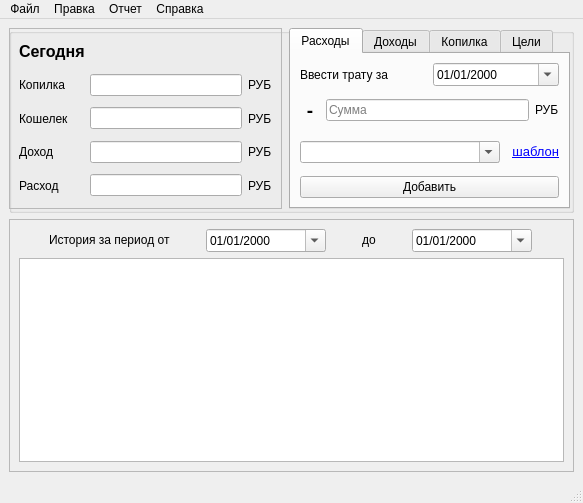
<?xml version="1.0" encoding="UTF-8"?>
<ui version="4.0">
 <class>ManagementWindow</class>
 <widget class="QMainWindow" name="ManagementWindow">
  <property name="windowModality">
   <enum>Qt::WindowModal</enum>
  </property>
  <property name="geometry">
   <rect>
    <x>0</x>
    <y>0</y>
    <width>583</width>
    <height>503</height>
   </rect>
  </property>
  <property name="sizePolicy">
   <sizepolicy hsizetype="Preferred" vsizetype="Fixed">
    <horstretch>0</horstretch>
    <verstretch>0</verstretch>
   </sizepolicy>
  </property>
  <property name="windowTitle">
   <string>Управление финансами - Money Management</string>
  </property>
  <property name="windowIcon">
   <iconset resource="resources.qrc">
    <normaloff>:/money_management.ico</normaloff>:/money_management.ico</iconset>
  </property>
  <widget class="QWidget" name="centralwidget">
   <layout class="QVBoxLayout" name="verticalLayout_7">
    <item>
     <widget class="QGroupBox" name="gbMain">
      <property name="sizePolicy">
       <sizepolicy hsizetype="Preferred" vsizetype="Fixed">
        <horstretch>0</horstretch>
        <verstretch>0</verstretch>
       </sizepolicy>
      </property>
      <property name="minimumSize">
       <size>
        <width>565</width>
        <height>185</height>
       </size>
      </property>
      <property name="title">
       <string/>
      </property>
      <widget class="QFrame" name="frDayCard">
       <property name="geometry">
        <rect>
         <x>0</x>
         <y>0</y>
         <width>273</width>
         <height>181</height>
        </rect>
       </property>
       <property name="sizePolicy">
        <sizepolicy hsizetype="Fixed" vsizetype="Fixed">
         <horstretch>0</horstretch>
         <verstretch>0</verstretch>
        </sizepolicy>
       </property>
       <property name="frameShape">
        <enum>QFrame::StyledPanel</enum>
       </property>
       <property name="frameShadow">
        <enum>QFrame::Raised</enum>
       </property>
       <layout class="QVBoxLayout" name="verticalLayout">
        <item>
         <layout class="QHBoxLayout" name="horizontalLayout_17">
          <property name="spacing">
           <number>6</number>
          </property>
          <item>
           <widget class="QLabel" name="lbDayCard">
            <property name="font">
             <font>
              <pointsize>12</pointsize>
              <weight>75</weight>
              <bold>true</bold>
             </font>
            </property>
            <property name="text">
             <string>Сегодня</string>
            </property>
           </widget>
          </item>
         </layout>
        </item>
        <item>
         <layout class="QHBoxLayout" name="horizontalLayout">
          <item>
           <widget class="QLabel" name="lbPiggyBank">
            <property name="sizePolicy">
             <sizepolicy hsizetype="Fixed" vsizetype="Preferred">
              <horstretch>0</horstretch>
              <verstretch>0</verstretch>
             </sizepolicy>
            </property>
            <property name="minimumSize">
             <size>
              <width>65</width>
              <height>0</height>
             </size>
            </property>
            <property name="text">
             <string>Копилка</string>
            </property>
           </widget>
          </item>
          <item>
           <widget class="QLineEdit" name="lePiggyBank">
            <property name="focusPolicy">
             <enum>Qt::NoFocus</enum>
            </property>
            <property name="alignment">
             <set>Qt::AlignRight|Qt::AlignTrailing|Qt::AlignVCenter</set>
            </property>
            <property name="readOnly">
             <bool>true</bool>
            </property>
           </widget>
          </item>
          <item>
           <widget class="QLabel" name="lbPiggyBankCurrency">
            <property name="text">
             <string>РУБ</string>
            </property>
           </widget>
          </item>
         </layout>
        </item>
        <item>
         <layout class="QHBoxLayout" name="horizontalLayout_2">
          <item>
           <widget class="QLabel" name="lbWallet">
            <property name="sizePolicy">
             <sizepolicy hsizetype="Fixed" vsizetype="Preferred">
              <horstretch>0</horstretch>
              <verstretch>0</verstretch>
             </sizepolicy>
            </property>
            <property name="minimumSize">
             <size>
              <width>65</width>
              <height>0</height>
             </size>
            </property>
            <property name="text">
             <string>Кошелек</string>
            </property>
           </widget>
          </item>
          <item>
           <widget class="QLineEdit" name="leWallet">
            <property name="focusPolicy">
             <enum>Qt::NoFocus</enum>
            </property>
            <property name="alignment">
             <set>Qt::AlignRight|Qt::AlignTrailing|Qt::AlignVCenter</set>
            </property>
            <property name="readOnly">
             <bool>true</bool>
            </property>
           </widget>
          </item>
          <item>
           <widget class="QLabel" name="lbWalletCurrency">
            <property name="text">
             <string>РУБ</string>
            </property>
           </widget>
          </item>
         </layout>
        </item>
        <item>
         <layout class="QHBoxLayout" name="horizontalLayout_3">
          <item>
           <widget class="QLabel" name="lbIncome">
            <property name="sizePolicy">
             <sizepolicy hsizetype="Fixed" vsizetype="Preferred">
              <horstretch>0</horstretch>
              <verstretch>0</verstretch>
             </sizepolicy>
            </property>
            <property name="minimumSize">
             <size>
              <width>65</width>
              <height>0</height>
             </size>
            </property>
            <property name="text">
             <string>Доход</string>
            </property>
           </widget>
          </item>
          <item>
           <widget class="QLineEdit" name="leIncome">
            <property name="focusPolicy">
             <enum>Qt::NoFocus</enum>
            </property>
            <property name="alignment">
             <set>Qt::AlignRight|Qt::AlignTrailing|Qt::AlignVCenter</set>
            </property>
            <property name="readOnly">
             <bool>true</bool>
            </property>
           </widget>
          </item>
          <item>
           <widget class="QLabel" name="lbIncomeCurrency">
            <property name="text">
             <string>РУБ</string>
            </property>
           </widget>
          </item>
         </layout>
        </item>
        <item>
         <layout class="QHBoxLayout" name="horizontalLayout_4">
          <item>
           <widget class="QLabel" name="lbConsumption">
            <property name="sizePolicy">
             <sizepolicy hsizetype="Fixed" vsizetype="Preferred">
              <horstretch>0</horstretch>
              <verstretch>0</verstretch>
             </sizepolicy>
            </property>
            <property name="minimumSize">
             <size>
              <width>65</width>
              <height>0</height>
             </size>
            </property>
            <property name="text">
             <string>Расход</string>
            </property>
           </widget>
          </item>
          <item>
           <widget class="QLineEdit" name="leConsumption">
            <property name="focusPolicy">
             <enum>Qt::NoFocus</enum>
            </property>
            <property name="alignment">
             <set>Qt::AlignRight|Qt::AlignTrailing|Qt::AlignVCenter</set>
            </property>
            <property name="readOnly">
             <bool>true</bool>
            </property>
           </widget>
          </item>
          <item>
           <widget class="QLabel" name="lbConsumptionCurrency">
            <property name="text">
             <string>РУБ</string>
            </property>
           </widget>
          </item>
         </layout>
        </item>
       </layout>
      </widget>
      <widget class="QTabWidget" name="tabPanel">
       <property name="geometry">
        <rect>
         <x>280</x>
         <y>0</y>
         <width>281</width>
         <height>181</height>
        </rect>
       </property>
       <property name="sizePolicy">
        <sizepolicy hsizetype="Fixed" vsizetype="Fixed">
         <horstretch>0</horstretch>
         <verstretch>0</verstretch>
        </sizepolicy>
       </property>
       <property name="currentIndex">
        <number>0</number>
       </property>
       <widget class="QWidget" name="tbConsumption">
        <property name="sizePolicy">
         <sizepolicy hsizetype="Fixed" vsizetype="Fixed">
          <horstretch>0</horstretch>
          <verstretch>0</verstretch>
         </sizepolicy>
        </property>
        <attribute name="title">
         <string>Расходы</string>
        </attribute>
        <layout class="QVBoxLayout" name="verticalLayout_3">
         <item>
          <layout class="QHBoxLayout" name="horizontalLayout_5">
           <item>
            <widget class="QLabel" name="lbConsumptionDate">
             <property name="text">
              <string>Ввести трату за</string>
             </property>
            </widget>
           </item>
           <item>
            <widget class="QDateEdit" name="deConsumptionDate">
             <property name="focusPolicy">
              <enum>Qt::WheelFocus</enum>
             </property>
             <property name="displayFormat">
              <string>dd/MM/yyyy</string>
             </property>
             <property name="calendarPopup">
              <bool>true</bool>
             </property>
            </widget>
           </item>
          </layout>
         </item>
         <item>
          <layout class="QHBoxLayout" name="horizontalLayout_6">
           <item>
            <widget class="QLabel" name="lbConsumptionValueSign">
             <property name="minimumSize">
              <size>
               <width>20</width>
               <height>0</height>
              </size>
             </property>
             <property name="font">
              <font>
               <pointsize>14</pointsize>
               <weight>75</weight>
               <bold>true</bold>
              </font>
             </property>
             <property name="text">
              <string>-</string>
             </property>
             <property name="alignment">
              <set>Qt::AlignCenter</set>
             </property>
            </widget>
           </item>
           <item>
            <widget class="QLineEdit" name="leConsumptionValue">
             <property name="placeholderText">
              <string>Сумма</string>
             </property>
            </widget>
           </item>
           <item>
            <widget class="QLabel" name="lbConsumptionValueCurrency">
             <property name="text">
              <string>РУБ</string>
             </property>
            </widget>
           </item>
          </layout>
         </item>
         <item>
          <layout class="QHBoxLayout" name="horizontalLayout_7">
           <item>
            <widget class="QComboBox" name="cbConsumptionCategory">
             <property name="sizePolicy">
              <sizepolicy hsizetype="Fixed" vsizetype="Fixed">
               <horstretch>0</horstretch>
               <verstretch>0</verstretch>
              </sizepolicy>
             </property>
             <property name="minimumSize">
              <size>
               <width>200</width>
               <height>0</height>
              </size>
             </property>
             <property name="editable">
              <bool>true</bool>
             </property>
            </widget>
           </item>
           <item>
            <widget class="QLabel" name="lbConsumptionCategoryTemplate">
             <property name="font">
              <font>
               <pointsize>10</pointsize>
              </font>
             </property>
             <property name="focusPolicy">
              <enum>Qt::TabFocus</enum>
             </property>
             <property name="text">
              <string>&lt;a href=&quot;#&quot;&gt;шаблон&lt;/a&gt;</string>
             </property>
             <property name="alignment">
              <set>Qt::AlignRight|Qt::AlignTrailing|Qt::AlignVCenter</set>
             </property>
            </widget>
           </item>
          </layout>
         </item>
         <item>
          <widget class="QPushButton" name="btnAddConsumption">
           <property name="text">
            <string>Добавить</string>
           </property>
          </widget>
         </item>
        </layout>
       </widget>
       <widget class="QWidget" name="tbIncome">
        <property name="sizePolicy">
         <sizepolicy hsizetype="Fixed" vsizetype="Fixed">
          <horstretch>0</horstretch>
          <verstretch>0</verstretch>
         </sizepolicy>
        </property>
        <attribute name="title">
         <string>Доходы</string>
        </attribute>
        <layout class="QVBoxLayout" name="verticalLayout_4">
         <item>
          <layout class="QHBoxLayout" name="horizontalLayout_8">
           <item>
            <widget class="QLabel" name="lbIncomeDate">
             <property name="text">
              <string>Ввести доход за</string>
             </property>
            </widget>
           </item>
           <item>
            <widget class="QDateEdit" name="deIncomeDate">
             <property name="displayFormat">
              <string>dd/MM/yyyy</string>
             </property>
             <property name="calendarPopup">
              <bool>true</bool>
             </property>
            </widget>
           </item>
          </layout>
         </item>
         <item>
          <layout class="QHBoxLayout" name="horizontalLayout_9">
           <item>
            <widget class="QLabel" name="lbIncomeValueSign">
             <property name="minimumSize">
              <size>
               <width>20</width>
               <height>0</height>
              </size>
             </property>
             <property name="font">
              <font>
               <pointsize>14</pointsize>
               <weight>75</weight>
               <bold>true</bold>
              </font>
             </property>
             <property name="text">
              <string>+</string>
             </property>
             <property name="alignment">
              <set>Qt::AlignCenter</set>
             </property>
            </widget>
           </item>
           <item>
            <widget class="QLineEdit" name="leIncomeValue">
             <property name="placeholderText">
              <string>Сумма</string>
             </property>
            </widget>
           </item>
           <item>
            <widget class="QLabel" name="lbIncomeValueCurrency">
             <property name="text">
              <string>РУБ</string>
             </property>
            </widget>
           </item>
          </layout>
         </item>
         <item>
          <layout class="QHBoxLayout" name="horizontalLayout_10">
           <item>
            <widget class="QComboBox" name="cbIncomeCategory">
             <property name="sizePolicy">
              <sizepolicy hsizetype="Fixed" vsizetype="Fixed">
               <horstretch>0</horstretch>
               <verstretch>0</verstretch>
              </sizepolicy>
             </property>
             <property name="minimumSize">
              <size>
               <width>200</width>
               <height>0</height>
              </size>
             </property>
             <property name="editable">
              <bool>true</bool>
             </property>
            </widget>
           </item>
           <item>
            <widget class="QLabel" name="lbIncomeCategoryTemplate">
             <property name="font">
              <font>
               <pointsize>10</pointsize>
              </font>
             </property>
             <property name="focusPolicy">
              <enum>Qt::TabFocus</enum>
             </property>
             <property name="text">
              <string>&lt;a href=&quot;#&quot;&gt;шаблон&lt;/a&gt;</string>
             </property>
             <property name="alignment">
              <set>Qt::AlignRight|Qt::AlignTrailing|Qt::AlignVCenter</set>
             </property>
            </widget>
           </item>
          </layout>
         </item>
         <item>
          <widget class="QPushButton" name="btnAddIncome">
           <property name="text">
            <string>Добавить</string>
           </property>
          </widget>
         </item>
        </layout>
       </widget>
       <widget class="QWidget" name="tbPiggyBank">
        <property name="sizePolicy">
         <sizepolicy hsizetype="Fixed" vsizetype="Fixed">
          <horstretch>0</horstretch>
          <verstretch>0</verstretch>
         </sizepolicy>
        </property>
        <attribute name="title">
         <string>Копилка</string>
        </attribute>
        <layout class="QVBoxLayout" name="verticalLayout_5">
         <item>
          <layout class="QHBoxLayout" name="horizontalLayout_11">
           <item>
            <widget class="QLabel" name="lbPiggyBankDate">
             <property name="text">
              <string>Положить за</string>
             </property>
            </widget>
           </item>
           <item>
            <widget class="QDateEdit" name="dePiggyBankDate">
             <property name="displayFormat">
              <string>dd/MM/yyyy</string>
             </property>
             <property name="calendarPopup">
              <bool>true</bool>
             </property>
            </widget>
           </item>
          </layout>
         </item>
         <item>
          <layout class="QHBoxLayout" name="horizontalLayout_12">
           <item>
            <widget class="QLabel" name="lbPiggyBankValueSign">
             <property name="minimumSize">
              <size>
               <width>20</width>
               <height>0</height>
              </size>
             </property>
             <property name="font">
              <font>
               <pointsize>14</pointsize>
               <weight>75</weight>
               <bold>true</bold>
              </font>
             </property>
             <property name="text">
              <string>+</string>
             </property>
             <property name="alignment">
              <set>Qt::AlignCenter</set>
             </property>
            </widget>
           </item>
           <item>
            <widget class="QLineEdit" name="lePiggyBankValue">
             <property name="placeholderText">
              <string>Сумма</string>
             </property>
            </widget>
           </item>
           <item>
            <widget class="QLabel" name="lbPiggyBankValueCurrency">
             <property name="text">
              <string>РУБ</string>
             </property>
            </widget>
           </item>
          </layout>
         </item>
         <item>
          <widget class="QLabel" name="lbPiggyBankValueFrom">
           <property name="text">
            <string>из Кошелька</string>
           </property>
          </widget>
         </item>
         <item>
          <widget class="QPushButton" name="btnAddPiggybank">
           <property name="text">
            <string>Добавить</string>
           </property>
          </widget>
         </item>
        </layout>
       </widget>
       <widget class="QWidget" name="tbGoals">
        <property name="sizePolicy">
         <sizepolicy hsizetype="Fixed" vsizetype="Fixed">
          <horstretch>0</horstretch>
          <verstretch>0</verstretch>
         </sizepolicy>
        </property>
        <attribute name="title">
         <string>Цели</string>
        </attribute>
        <layout class="QVBoxLayout" name="verticalLayout_6">
         <item>
          <layout class="QHBoxLayout" name="horizontalLayout_13">
           <item>
            <widget class="QLabel" name="lbToGoalDate">
             <property name="text">
              <string>Перевести за</string>
             </property>
            </widget>
           </item>
           <item>
            <widget class="QDateEdit" name="deToGoalDate">
             <property name="displayFormat">
              <string>dd/MM/yyyy</string>
             </property>
             <property name="calendarPopup">
              <bool>true</bool>
             </property>
            </widget>
           </item>
          </layout>
         </item>
         <item>
          <layout class="QHBoxLayout" name="horizontalLayout_14">
           <item>
            <widget class="QLabel" name="lbToGoalValueSign">
             <property name="minimumSize">
              <size>
               <width>20</width>
               <height>0</height>
              </size>
             </property>
             <property name="font">
              <font>
               <pointsize>14</pointsize>
               <weight>75</weight>
               <bold>true</bold>
              </font>
             </property>
             <property name="text">
              <string>+</string>
             </property>
             <property name="alignment">
              <set>Qt::AlignCenter</set>
             </property>
            </widget>
           </item>
           <item>
            <widget class="QLineEdit" name="leToGoalValue">
             <property name="placeholderText">
              <string>Сумма</string>
             </property>
            </widget>
           </item>
           <item>
            <widget class="QLabel" name="lbToGoalValueCurrency">
             <property name="text">
              <string>РУБ</string>
             </property>
            </widget>
           </item>
          </layout>
         </item>
         <item>
          <layout class="QHBoxLayout" name="horizontalLayout_15">
           <property name="topMargin">
            <number>0</number>
           </property>
           <property name="bottomMargin">
            <number>0</number>
           </property>
           <item>
            <widget class="QLabel" name="lbToGoalGoal">
             <property name="sizePolicy">
              <sizepolicy hsizetype="Fixed" vsizetype="Preferred">
               <horstretch>0</horstretch>
               <verstretch>0</verstretch>
              </sizepolicy>
             </property>
             <property name="minimumSize">
              <size>
               <width>20</width>
               <height>0</height>
              </size>
             </property>
             <property name="text">
              <string>на</string>
             </property>
            </widget>
           </item>
           <item>
            <widget class="QComboBox" name="cbToGoalGoalValue">
             <property name="sizePolicy">
              <sizepolicy hsizetype="Fixed" vsizetype="Fixed">
               <horstretch>0</horstretch>
               <verstretch>0</verstretch>
              </sizepolicy>
             </property>
             <property name="minimumSize">
              <size>
               <width>140</width>
               <height>0</height>
              </size>
             </property>
            </widget>
           </item>
           <item>
            <widget class="QLabel" name="lbFromToGoal">
             <property name="text">
              <string>из Копилки</string>
             </property>
             <property name="alignment">
              <set>Qt::AlignRight|Qt::AlignTrailing|Qt::AlignVCenter</set>
             </property>
            </widget>
           </item>
          </layout>
         </item>
         <item>
          <widget class="QPushButton" name="btnSendToGoal">
           <property name="text">
            <string>Перевести</string>
           </property>
          </widget>
         </item>
        </layout>
       </widget>
      </widget>
     </widget>
    </item>
    <item>
     <widget class="QFrame" name="frHistory">
      <property name="minimumSize">
       <size>
        <width>0</width>
        <height>100</height>
       </size>
      </property>
      <property name="frameShape">
       <enum>QFrame::StyledPanel</enum>
      </property>
      <property name="frameShadow">
       <enum>QFrame::Raised</enum>
      </property>
      <layout class="QVBoxLayout" name="verticalLayout_2">
       <item>
        <layout class="QHBoxLayout" name="horizontalLayout_16">
         <item>
          <widget class="QLabel" name="lbDateRangePart1">
           <property name="sizePolicy">
            <sizepolicy hsizetype="Fixed" vsizetype="Fixed">
             <horstretch>0</horstretch>
             <verstretch>0</verstretch>
            </sizepolicy>
           </property>
           <property name="text">
            <string>История за период от</string>
           </property>
          </widget>
         </item>
         <item>
          <widget class="QDateEdit" name="deDateRangeFrom">
           <property name="sizePolicy">
            <sizepolicy hsizetype="Fixed" vsizetype="Fixed">
             <horstretch>0</horstretch>
             <verstretch>0</verstretch>
            </sizepolicy>
           </property>
           <property name="minimumSize">
            <size>
             <width>120</width>
             <height>0</height>
            </size>
           </property>
           <property name="displayFormat">
            <string>dd/MM/yyyy</string>
           </property>
           <property name="calendarPopup">
            <bool>true</bool>
           </property>
          </widget>
         </item>
         <item>
          <widget class="QLabel" name="lbDateRangePart2">
           <property name="sizePolicy">
            <sizepolicy hsizetype="Fixed" vsizetype="Fixed">
             <horstretch>0</horstretch>
             <verstretch>0</verstretch>
            </sizepolicy>
           </property>
           <property name="text">
            <string>до</string>
           </property>
          </widget>
         </item>
         <item>
          <widget class="QDateEdit" name="deDateRangeTo">
           <property name="sizePolicy">
            <sizepolicy hsizetype="Fixed" vsizetype="Fixed">
             <horstretch>0</horstretch>
             <verstretch>0</verstretch>
            </sizepolicy>
           </property>
           <property name="minimumSize">
            <size>
             <width>120</width>
             <height>0</height>
            </size>
           </property>
           <property name="displayFormat">
            <string>dd/MM/yyyy</string>
           </property>
           <property name="calendarPopup">
            <bool>true</bool>
           </property>
          </widget>
         </item>
        </layout>
       </item>
       <item>
        <widget class="QTableView" name="tvHistory"/>
       </item>
      </layout>
     </widget>
    </item>
   </layout>
  </widget>
  <widget class="QMenuBar" name="menubar">
   <property name="geometry">
    <rect>
     <x>0</x>
     <y>0</y>
     <width>583</width>
     <height>25</height>
    </rect>
   </property>
   <widget class="QMenu" name="menu_File">
    <property name="title">
     <string>Файл</string>
    </property>
    <addaction name="actionExit"/>
   </widget>
   <widget class="QMenu" name="menuHelp">
    <property name="title">
     <string>Справка</string>
    </property>
    <addaction name="actionAbout"/>
   </widget>
   <widget class="QMenu" name="menuEdit">
    <property name="title">
     <string>Правка</string>
    </property>
    <addaction name="actionCategories"/>
    <addaction name="actionGoals"/>
   </widget>
   <widget class="QMenu" name="menuReports">
    <property name="title">
     <string>Отчет</string>
    </property>
    <widget class="QMenu" name="menu">
     <property name="title">
      <string>Статистика</string>
     </property>
     <addaction name="actionConsumption"/>
     <addaction name="actionIncome"/>
    </widget>
    <addaction name="menu"/>
   </widget>
   <addaction name="menu_File"/>
   <addaction name="menuEdit"/>
   <addaction name="menuReports"/>
   <addaction name="menuHelp"/>
  </widget>
  <widget class="QStatusBar" name="statusbar"/>
  <action name="actionExit">
   <property name="text">
    <string>Выход</string>
   </property>
  </action>
  <action name="actionAbout">
   <property name="text">
    <string>О программе</string>
   </property>
  </action>
  <action name="actionCategories">
   <property name="text">
    <string>Категории</string>
   </property>
  </action>
  <action name="actionGoals">
   <property name="text">
    <string>Цели</string>
   </property>
  </action>
  <action name="actionTemplates">
   <property name="text">
    <string>Шаблоны</string>
   </property>
  </action>
  <action name="actionConsumption">
   <property name="text">
    <string>Расходы</string>
   </property>
  </action>
  <action name="actionIncome">
   <property name="text">
    <string>Доходы</string>
   </property>
  </action>
 </widget>
 <tabstops>
  <tabstop>tabPanel</tabstop>
  <tabstop>deConsumptionDate</tabstop>
  <tabstop>leConsumptionValue</tabstop>
  <tabstop>cbConsumptionCategory</tabstop>
  <tabstop>lbConsumptionCategoryTemplate</tabstop>
  <tabstop>btnAddConsumption</tabstop>
  <tabstop>deIncomeDate</tabstop>
  <tabstop>leIncomeValue</tabstop>
  <tabstop>cbIncomeCategory</tabstop>
  <tabstop>lbIncomeCategoryTemplate</tabstop>
  <tabstop>btnAddIncome</tabstop>
  <tabstop>dePiggyBankDate</tabstop>
  <tabstop>lePiggyBankValue</tabstop>
  <tabstop>btnAddPiggybank</tabstop>
  <tabstop>deToGoalDate</tabstop>
  <tabstop>leToGoalValue</tabstop>
  <tabstop>cbToGoalGoalValue</tabstop>
  <tabstop>btnSendToGoal</tabstop>
  <tabstop>tvHistory</tabstop>
  <tabstop>deDateRangeFrom</tabstop>
  <tabstop>deDateRangeTo</tabstop>
 </tabstops>
 <resources>
  <include location="resources.qrc"/>
 </resources>
 <connections/>
</ui>
